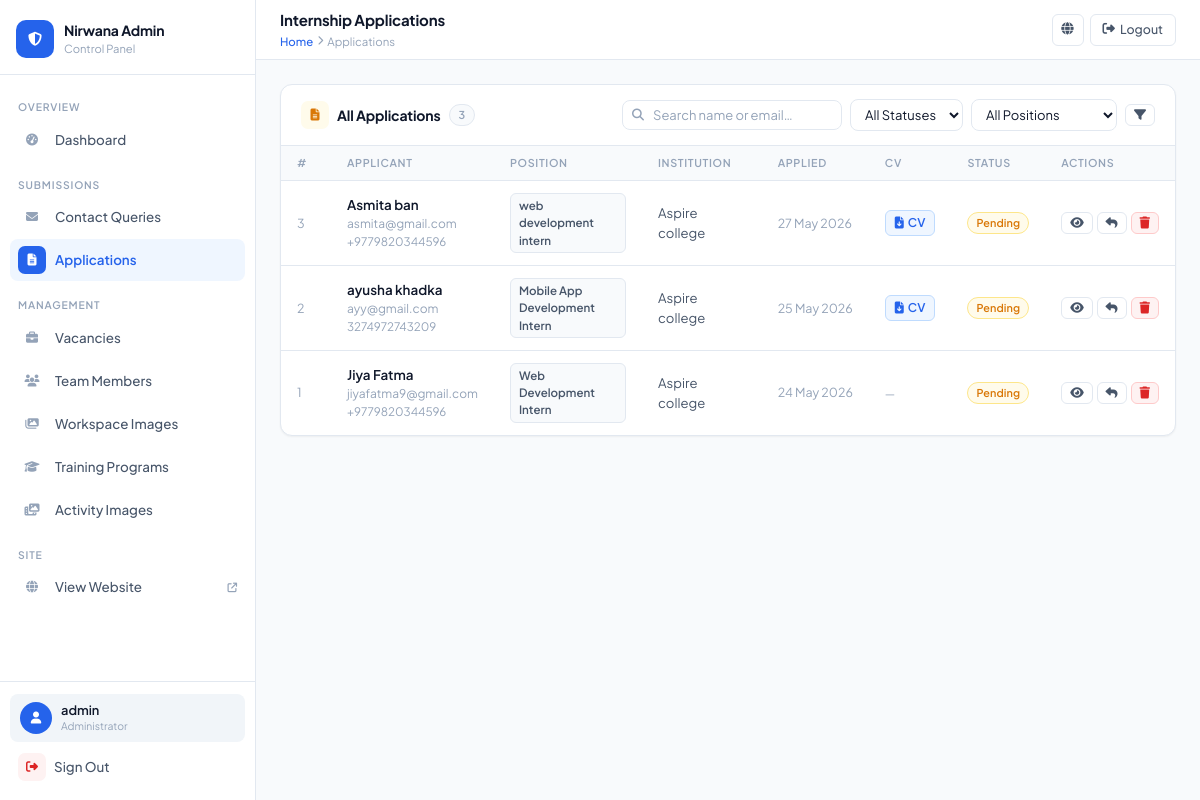
Screenshot of /myadmin/applications/ (signed in) with the database file from the repository.
### app1/models.py (models this page shows, shortened)
class InternshipApplication(models.Model):
    POSITION_CHOICES = [
        ('Web Development Intern', 'Web Development Intern'),
        ('Mobile App Development Intern', 'Mobile App Development Intern'),
        ('Digital Marketing Intern', 'Digital Marketing Intern'),
    ]
    STATUS_CHOICES = [
        ('pending', 'Pending'),
        ('reviewing', 'Reviewing'),
        ('accepted', 'Accepted'),
        ('rejected', 'Rejected'),
    ]
    position = models.CharField(max_length=100, choices=POSITION_CHOICES)
    full_name = models.CharField(max_length=200)
    email = models.EmailField()
    phone = models.CharField(max_length=30, blank=True)
    program = models.CharField(max_length=100, blank=True)
    institution = models.CharField(max_length=200, blank=True)
    skills = models.CharField(max_length=300, blank=True)
    portfolio = models.URLField(blank=True)
    motivation = models.TextField(blank=True)
    cv_file = models.FileField(upload_to='cvs/', blank=True, null=True)
    status = models.CharField(
        max_length=20,
        choices=STATUS_CHOICES,
        default='pending'
    )
    submitted_at = models.DateTimeField(auto_now_add=True)
    is_read = models.BooleanField(default=False)
    class Meta:
        ordering = ['-submitted_at']
        verbose_name = 'Internship Application'
        verbose_name_plural = 'Internship Applications'

### app1/views.py (the view)
# urls.py: path('myadmin/applications/',                 views.admin_applications,       name='admin_applications'),
@login_required(login_url='admin_login')
@user_passes_test(is_admin, login_url='admin_login')
def admin_applications(request):
    q               = request.GET.get('q', '')
    status_filter   = request.GET.get('status', '')
    position_filter = request.GET.get('position', '')
    applications    = InternshipApplication.objects.all()
    if q:
        applications = applications.filter(
            Q(full_name__icontains=q) | Q(email__icontains=q) | Q(position__icontains=q)
        )
    if status_filter:
        applications = applications.filter(status=status_filter)
    if position_filter:
        applications = applications.filter(position=position_filter)
    return render(request, 'app1/admin/applications.html', {
        'applications':    applications,
        'q':               q,
        'status_filter':   status_filter,
        'position_filter': position_filter,
    })

### app1/views.py (called while the page is built)
def is_admin(user):
    return user.is_authenticated and user.is_staff

### app1/templates/app1/admin/applications.html (shortened to what this page needs)
{% extends 'app1/admin/base.html' %}
{% block page_title %}Internship Applications{% endblock %}
{% block breadcrumb %}<a href="{% url 'admin_dashboard' %}">Home</a> <i class="fas fa-chevron-right" style="font-size:0.6rem"></i> <span>Applications</span>{% endblock %}
{% block content %}
<div class="card">
  <div class="card-header">
    <div class="card-title">
      <span class="title-icon" style="background:#FFFBEB;color:var(--orange)"><i class="fas fa-file-lines"></i></span>
      All Applications
      <span style="background:var(--bg);border:1px solid var(--border);padding:2px 9px;border-radius:50px;font-size:0.68rem;color:var(--text-light);font-weight:600">
        {{ applications|length }}
      </span>
    </div>
    <div style="display:flex;gap:0.5rem;align-items:center;flex-wrap:wrap">
      <form method="GET" style="display:flex;gap:0.5rem;align-items:center;flex-wrap:wrap">
        <div class="search-wrap">
          <input type="text" name="q" placeholder="Search name or email…" value="{{ q }}">
        </div>
        <select name="status" class="filter-select">
          <option value="">All Statuses</option>
        </select>
        <select name="position" class="filter-select">
          <option value="">All Positions</option>
        </select>
        <button type="submit" class="btn btn-ghost btn-sm"><i class="fas fa-filter"></i></button>
      </form>
    </div>
  </div>
  <div class="card-body">
    {% if applications %}
    <table>
      <thead>
        <tr>
          <th>#</th>
          <th>Applicant</th>
          <th>Position</th>
          <th>Institution</th>
          <th>Applied</th>
          <th>CV</th>
          <th>Status</th>
          <th>Actions</th>
        </tr>
      </thead>
      <tbody>
        {% for a in applications %}
        <tr>
          <td style="color:var(--text-light);font-size:0.78rem;width:50px">{{ a.pk }}</td>
          <td>
            <div style="font-weight:600">{{ a.full_name }}</div>
            <div style="font-size:0.75rem;color:var(--text-light)">{{ a.email }}</div>
            {% if a.phone %}<div style="font-size:0.73rem;color:var(--text-light)">{{ a.phone }}</div>{% endif %}
          </td>
          <td style="font-size:0.82rem;max-width:150px">
            <span style="display:inline-block;background:var(--bg);border:1px solid var(--border);padding:3px 8px;border-radius:6px;font-size:0.72rem;font-weight:600;color:var(--text-mid)">
              {{ a.position }}
            </span>
          </td>
          <td style="font-size:0.82rem;color:var(--text-mid)">{{ a.institution|default:"—" }}</td>
          <td style="color:var(--text-light);font-size:0.78rem;white-space:nowrap">{{ a.submitted_at|date:"d M Y" }}</td>
          <td>
            {% if a.cv_file %}
              <a href="{{ a.cv_file.url }}" target="_blank" download
                 title="Download CV"
                 style="display:inline-flex;align-items:center;gap:4px;font-size:0.75rem;color:var(--blue);font-weight:600;text-decoration:none;background:#EFF6FF;border:1px solid #BFDBFE;padding:3px 9px;border-radius:6px;white-space:nowrap">
                <i class="fas fa-file-arrow-down"></i> CV
              </a>
            {% else %}
              <span style="font-size:0.72rem;color:var(--text-light)">—</span>
            {% endif %}
          </td>
          <td><span class="badge {{ a.status }}">{{ a.get_status_display }}</span></td>
          <td>
            <div class="action-group">
              <a href="{% url 'admin_application_detail' a.pk %}" class="btn btn-ghost btn-sm" title="View details">
                <i class="fas fa-eye"></i>
              </a>
              <a href="mailto:{{ a.email }}" class="btn btn-ghost btn-sm" title="Email applicant">
                <i class="fas fa-reply"></i>
              </a>
              <a href="{% url 'admin_application_delete' a.pk %}"
                 class="btn btn-danger btn-sm"
                 title="Delete"
                 onclick="return confirm('Delete application from {{ a.full_name }}? This cannot be undone.')">
                <i class="fas fa-trash"></i>
              </a>
            </div>
          </td>
        </tr>
        {% endfor %}
      </tbody>
    </table>
    {% endif %}
  </div>
</div>
{% endblock %}

### app1/templates/app1/admin/base.html (shortened to what this page needs)
<!DOCTYPE html>
<html lang="en">
<head>
<link rel="stylesheet" href="https://cdnjs.cloudflare.com/ajax/libs/font-awesome/6.5.0/css/all.min.css">
</head>
<body>
<aside class="sidebar" id="sidebar">
  <div class="sidebar-top">
    <a href="{% url 'admin_dashboard' %}" class="brand">
      <div class="brand-mark"><i class="fas fa-shield-halved"></i></div>
      <div class="brand-info">
        <div class="name">Nirwana Admin</div>
        <div class="sub">Control Panel</div>
      </div>
    </a>
  </div>
  <nav class="sidebar-nav">
    <div class="nav-section">
      <span class="nav-label">Overview</span>
      <a href="{% url 'admin_dashboard' %}" class="nav-link {% if request.resolver_match.url_name == 'admin_dashboard' %}active{% endif %}">
        <span class="nav-icon"><i class="fas fa-gauge-high"></i></span>
        <span class="nav-text">Dashboard</span>
      </a>
    </div>
    <div class="nav-section">
      <span class="nav-label">Submissions</span>
      <a href="{% url 'admin_contacts' %}" class="nav-link {% if 'contact' in request.resolver_match.url_name %}active{% endif %}">
        <span class="nav-icon"><i class="fas fa-envelope"></i></span>
        <span class="nav-text">Contact Queries</span>
      </a>
      <a href="{% url 'admin_applications' %}" class="nav-link {% if 'application' in request.resolver_match.url_name %}active{% endif %}">
        <span class="nav-icon"><i class="fas fa-file-lines"></i></span>
        <span class="nav-text">Applications</span>
      </a>
    </div>
    <div class="nav-section">
      <span class="nav-label">Management</span>
      <a href="{% url 'admin_vacancies' %}" class="nav-link {% if 'vacanc' in request.resolver_match.url_name %}active{% endif %}">
        <span class="nav-icon"><i class="fas fa-briefcase"></i></span>
        <span class="nav-text">Vacancies</span>
      </a>
      <a href="{% url 'admin_team_members' %}" class="nav-link {% if 'team' in request.resolver_match.url_name %}active{% endif %}">
        <span class="nav-icon"><i class="fas fa-users"></i></span>
        <span class="nav-text">Team Members</span>
      </a>
      <a href="{% url 'admin_workspace_images' %}" class="nav-link {% if 'workspace' in request.resolver_match.url_name %}active{% endif %}">
        <span class="nav-icon"><i class="fas fa-images"></i></span>
        <span class="nav-text">Workspace Images</span>
      </a>
      <a href="{% url 'admin_training_programs' %}" class="nav-link {% if 'training' in request.resolver_match.url_name %}active{% endif %}">
        <span class="nav-icon"><i class="fas fa-graduation-cap"></i></span>
        <span class="nav-text">Training Programs</span>
      </a>
      <a href="{% url 'admin_activity_images' %}" class="nav-link {% if 'activity' in request.resolver_match.url_name %}active{% endif %}">
        <span class="nav-icon"><i class="fas fa-photo-film"></i></span>
        <span class="nav-text">Activity Images</span>
      </a>
    </div>
    <div class="nav-section">
      <span class="nav-label">Site</span>
      <a href="{% url 'home' %}" class="nav-link" target="_blank">
        <span class="nav-icon"><i class="fas fa-globe"></i></span>
        <span class="nav-text">View Website</span>
        <i class="fas fa-arrow-up-right-from-square" style="font-size:0.6rem;color:var(--text-light)"></i>
      </a>
    </div>
  </nav>
  <div class="sidebar-bottom">
    <div class="user-card">
      <div class="user-avatar"><i class="fas fa-user"></i></div>
      <div>
        <div class="user-name">{{ request.user.username }}</div>
        <div class="user-role">Administrator</div>
      </div>
    </div>
    <a href="{% url 'admin_logout' %}" class="logout-link">
      <i class="fas fa-right-from-bracket"></i>
      Sign Out
    </a>
  </div>
</aside>
<div class="main">
  <header class="topbar">
    <div class="topbar-left">
      <div>
        <div class="page-title">{% block page_title %}Dashboard{% endblock %}</div>
        <div class="breadcrumb">{% block breadcrumb %}<a href="{% url 'admin_dashboard' %}">Home</a>{% endblock %}</div>
      </div>
    </div>
    <div class="topbar-right">
      <a href="{% url 'home' %}" target="_blank" class="topbar-btn icon-only" title="View Site">
        <i class="fas fa-globe"></i>
      </a>
      <a href="{% url 'admin_logout' %}" class="topbar-btn">
        <i class="fas fa-right-from-bracket"></i>
        <span>Logout</span>
      </a>
    </div>
  </header>
  <main class="content">
    {% block content %}{% endblock %}
  </main>
</div>
</body>
</html>

### rows the page displays
InternshipApplication: pk "3", full_name "Asmita ban", email "asmita@gmail.com", phone "+9779820344596", position "web development intern", institution "Aspire college", submitted_at "27 May 2026", status "Pending"
InternshipApplication: pk "2", full_name "ayusha khadka", email "ayy@gmail.com", phone "3274972743209", position "Mobile App Development Intern", institution "Aspire college", submitted_at "25 May 2026", status "Pending"
InternshipApplication: pk "1", full_name "Jiya Fatma", email "jiyafatma9@gmail.com", phone "+9779820344596", position "Web Development Intern", institution "Aspire college", submitted_at "24 May 2026", status "Pending"

### other values shown
{{ request.user.username }} "admin"
{{ applications|length }} "3"
